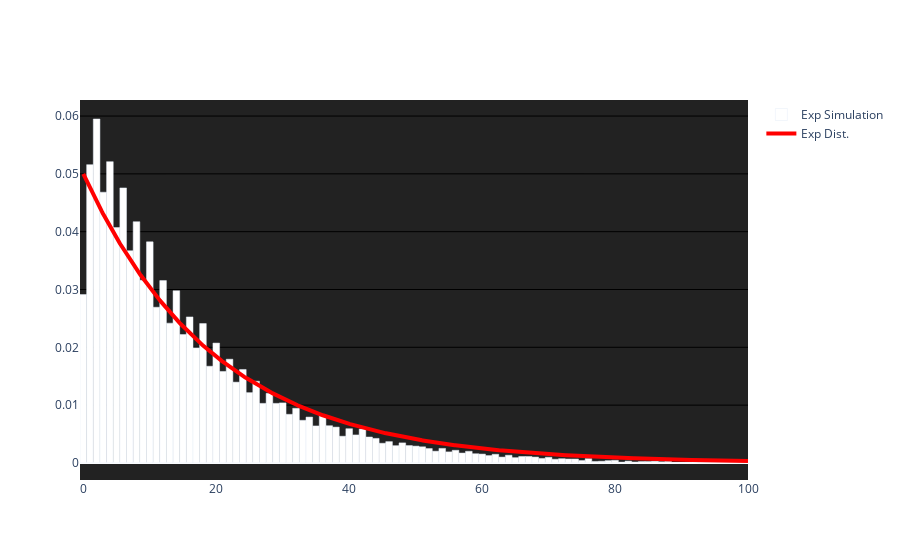

The notebook cell saved with this chart:
### Code cell
maxExpX = round(iterNum * expInterval)
precise = 1000
xList = np.linspace(0, maxExpX, precise)
# yList = [expDist(x / iterNum, l / expInterval) for x in xList]
yList = [expDist(x, l / (iterNum * expInterval)) for x in xList]

fig = go.Figure()
fig.add_trace(go.Bar(y=ExpRVList[:maxExpX], name='Exp Simulation', marker_color='white', width=1))
fig.add_trace(go.Scatter(x=xList, y=yList, mode='lines', name='Exp Dist.', line_color='red', line=dict(width=4)))
fig.update_layout(plot_bgcolor="#222222")
fig.update_yaxes(showgrid=True, gridwidth=1, gridcolor='black')
fig.show()

fig.write_image("Exp100.svg")

### Figure 1 — Plotly figure (JSON) as saved in the notebook; plotly's stock layout.template omitted (floating-point values rounded to 4 significant figures; data arrays with more than 128 entries replaced by an {"elided": "..."} marker saying what was removed)
{"data": [{"marker": {"color": "white"}, "name": "Exp Simulation", "type": "bar", "width": 1, "y": [0.02913, 0.05159, 0.05949, 0.04683, 0.05211, 0.04071, 0.04757, 0.0367, 0.04173, 0.0316, 0.03824, 0.02693, 0.03154, 0.02418, 0.02978, 0.02221, 0.02526, 0.0199, 0.0241, 0.01673, 0.02073, 0.01583, 0.01794, 0.01398, 0.01617, 0.01216, 0.01413, 0.01031, 0.01204, 0.01031, 0.01039, 0.008413, 0.00945, 0.007376, 0.007934, 0.006399, 0.008214, 0.006439, 0.0062, 0.004625, 0.005921, 0.004844, 0.005861, 0.004486, 0.004246, 0.003409, 0.003688, 0.00299, 0.003469, 0.00301, 0.002911, 0.002791, 0.002492, 0.002033, 0.002512, 0.001914, 0.002193, 0.001714, 0.002014, 0.001595, 0.001535, 0.001276, 0.001495, 0.001017, 0.001336, 0.000917, 0.001116, 0.001116, 0.001017, 0.0007775, 0.0009769, 0.0006379, 0.0007376, 0.0006778, 0.0006778, 0.0004187, 0.0007376, 0.0002592, 0.000299, 0.0003987, 0.0004585, 0.0001396, 0.000319, 0.0001595, 0.0002392, 0.0002392, 0.000299, 0.0001994, 0.0002592, 7.974e-05, 1.994e-05, 9.968e-05, 0.0001794, 3.987e-05, 7.974e-05, 7.974e-05, 5.981e-05, 5.981e-05, 3.987e-05, 1.994e-05]}, {"line": {"color": "red", "width": 4}, "mode": "lines", "name": "Exp Dist.", "type": "scatter", "x": {"elided": "1000 float values"}, "y": {"elided": "1000 float values"}}], "layout": {"plot_bgcolor": "#222222", "yaxis": {"gridcolor": "black", "gridwidth": 1, "showgrid": true}}}
